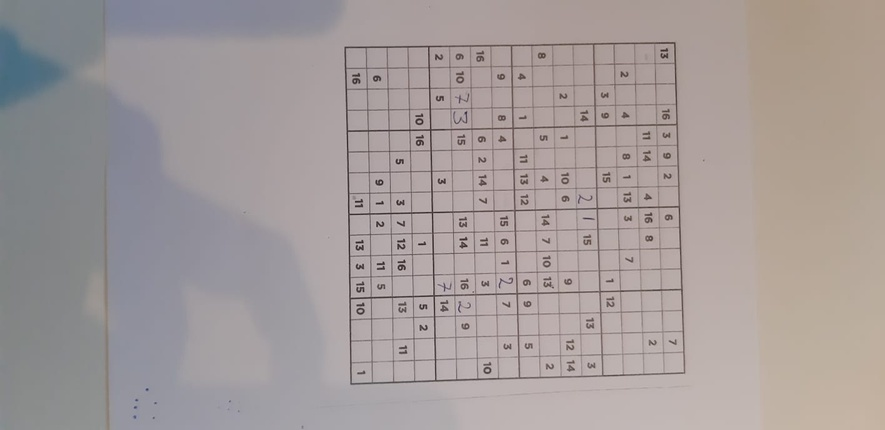
#> input picture sudoku_straight.jpeg, 885 x 430 px, shrunk from 1416 x 688 before the run
$ python flup.py
#> lines starting #> are read from the running program, lines starting #| are printed output that depends on the picture; after the words box and inside, x2 and y2 are one past the last pixel; in counts of white or black regions, pixels touching at a corner belong together
### main_sudoku.py
from skimage import io, color, measure, morphology, filters
from matplotlib import pyplot as plt
from skimage.feature import local_binary_pattern
import numpy as np
import math
from datetime import datetime
startTime = datetime.now()

def preprocess(image_path):
    img = io.imread(image_path)
    img = color.rgb2gray(img)
    img = img - img.min()
    img = img/img.max()
    return img


def get_thresh(image, trh):
    treshed = image < trh
    treshed = np.array(treshed*1)
    return treshed


def edges_binar(image):
    strel  = morphology.disk(1)
    dilate = morphology.dilation(image, strel)
    edges = dilate-image
    return edges


def find_mid(image):
    y = [sum(row)*idx for idx, row in enumerate(image)]
    transposed = image.transpose()
    x = [sum(row)*idx for idx, row in enumerate(transposed)]
    total = sum(sum(image))
    return sum(x)//total, sum(y)//total, [sum(row) for idx, row in enumerate(transposed)], [sum(row) for idx, row in enumerate(image)]


def check_orientation(image):
    y = np.array([sum(row) for row in image if sum(row) > 0])
    transposed = image.transpose()
    x = np.array([sum(row) for row in transposed if sum(row) > 0])

    x = np.convolve(x, np.ones(10)/10, mode = 'valid')
    y = np.convolve(y, np.ones(10)/10, mode = 'valid')

    y =  y - y.min()
    y = y /  y.max()

    x = x - x.min()
    x = x / x.max()

    std = np.std(x) + np.std(y)

    if std <= 0.5:
        return 1
    else:
        return 0


def find_edges(mid_x, mid_y, x, y, thresh):

    min_x_upp = min(x[mid_x:])
    x_upp = [value-min_x_upp for value in x[mid_x:]]
    for idx, value in enumerate(x_upp):
        if value < thresh:
            x_edge_upp = idx+mid_x
            break

    min_x_low = min(x[mid_x::-1])
    x_low = [value - min_x_low for value in x[mid_x::-1]]
    for idx, value in enumerate(x_low):
        if value < thresh:
            x_edge_low = mid_x-idx
            break

    min_y_upp = min(y[mid_y:])
    y_upp = [value-min_y_upp for value in y[mid_y:]]
    for idx, value in enumerate(y_upp):
        if value < thresh:
            y_edge_upp = idx+mid_y
            break

    min_y_low = min(y[mid_y::-1])
    y_low = [value - min_y_low for value in y[mid_y::-1]]
    for idx, value in enumerate(y_low):
        if value < thresh:
            y_edge_low = mid_y-idx
            break

    return [x_edge_upp, x_edge_low], [y_edge_upp,  y_edge_low]


def find_left_right(label_list):
    for idx, value in enumerate(label_list):
        if value > 0:
            left = idx
            break
    for idx, value in enumerate(label_list[::-1]):
        if value > 0:
            right = idx
            break

    return len(label_list)-left-right


def crop_to_edge(image, x_edge, y_edge, mid_x, mid_y):
    image = image[y_edge[1]: y_edge[0],x_edge[1]:x_edge[0]]
    orientation = check_orientation(image)
    labels = morphology.label(image, connectivity=2)
    spread = []

    for label in set(labels.flat):
        if label != 0:
            labels_sort = labels == label
            y_labels_sort = sum(labels_sort)
            transposed = labels_sort.transpose()
            x_labels_sort = sum(transposed)
            spread.append(find_left_right(y_labels_sort) * find_left_right(x_labels_sort))
    # assert( labels.max() != 0 )
    # image = labels == np.argmax(np.bincount(labels.flat)[1:])+1
    image = labels == np.argmax(spread)+1

    x = sum(image)
    transposed = image.transpose()
    y = sum(transposed)

    x = [value*idx for idx, value in enumerate(x)]
    y = [value*idx for idx, value in enumerate(y)]

    mid_x = sum(x)/len(x)
    mid_y = sum(y)/len(y)

    return image, mid_x - x_edge[1], mid_y - y_edge[1], orientation


def get_x_y_pairs(image):
    _, colomns = np.shape(image)
    flat = image.flatten()
    x_y_pair = [[idx%colomns, idx//colomns]  for idx, value in enumerate(flat) if value == 1]
    return x_y_pair


def get_euclidean_distances(x_y_pairs, mid_x, mid_y):
    distances = [ math.sqrt((value[0] - mid_x)**2 + (value[1] - mid_y)**2) for value in x_y_pairs]
    return distances


def get_corners_tilted(x_y_pairs, distances, mid_x, mid_y, x_offset, y_offset):

    dist_upp = 20
    dist_low = 20
    dist_left = 20
    dist_right = 20

    for coord, dist in zip(x_y_pairs, distances):
        x = coord[0] - mid_x
        y = coord[1] - mid_y

        if x < y:
            if (x < -1*y) and (dist > dist_left):
                corn_left = coord
                dist_left = dist
            elif (x > -1*y) and (dist > dist_upp):
                corn_upp = coord
                dist_upp = dist
        elif x > y:
            if (x > -1*y) and (dist > dist_right):
                corn_right = coord
                dist_right = dist
            if (x < -1*y) and (dist > dist_low):
                corn_low = coord
                dist_low = dist

    corners = [corn_left, corn_low, corn_right, corn_upp]
    corners = [[corn[0]+x_offset, corn[1]+y_offset] for corn in corners]
    return corners


# [196 lines left out: functions get_corners_straight, find_rc_b, interpolate, get_sample_points, get_sample_points_row, get_vanishing_point and 2 more, not called in this run]


def main(plot, image_paths):
    if plot == 'yes':
        plt.figure(1)

    for idx, path in enumerate(image_paths):
        image = preprocess(path)
#> in preprocess, img is the input picture: shape (430, 885, 3); mean R, G, B 163.7, 155.1, 154.3
#> in preprocess, `img = img/img.max()`:
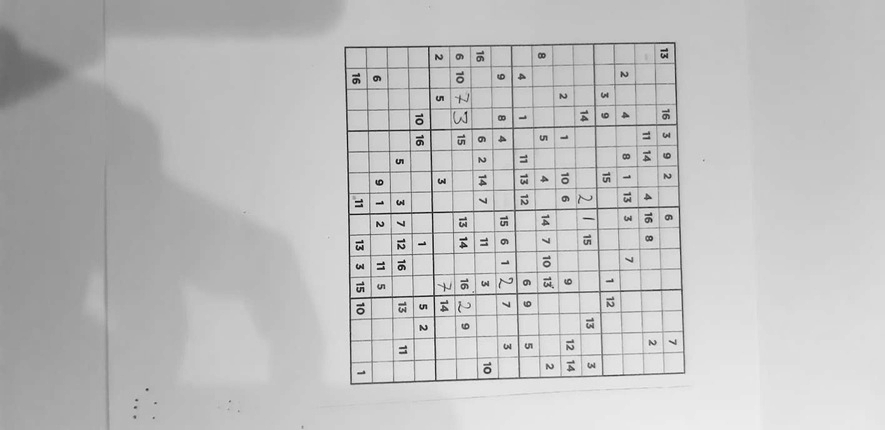
#> img: shape (430, 885) float64; min 0, max 1, mean 0.754
        rows, cols = image.shape
#> rows = 430; cols = 885

        if rows > cols:
            image = np.transpose(image)
            flip = 1
        else:
            flip = 0

        dark = get_thresh(image, 0.6)
#> in get_thresh, `treshed = image < trh`:
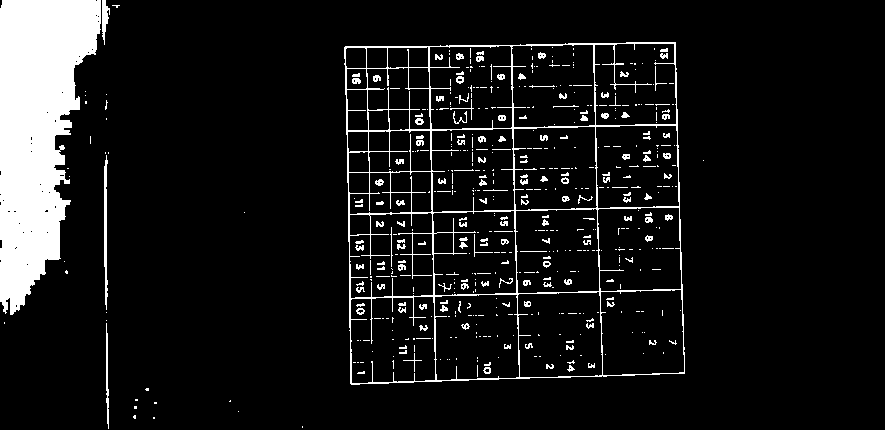
#> treshed: shape (430, 885) bool; 9.2% white; 531 white regions (402 under 20 px), largest, box (x1, y1, x2, y2) and area: (0, 0, 101, 315) 20652, (344, 42, 685, 385) 7522, (104, 155, 108, 310) 415
        edges = edges_binar(dark)
#> in edges_binar, `dilate = morphology.dilation(image, strel)`: dilate: shape (430, 885) int64; values 0 (black) and 1 (white), 14.2% white; 253 white regions (94 under 20 px), largest, box (x1, y1, x2, y2) and area: (0, 0, 111, 316) 21572, (343, 41, 686, 386) 20753, (103, 151, 110, 314) 748
#> in edges_binar, `edges = dilate-image`:
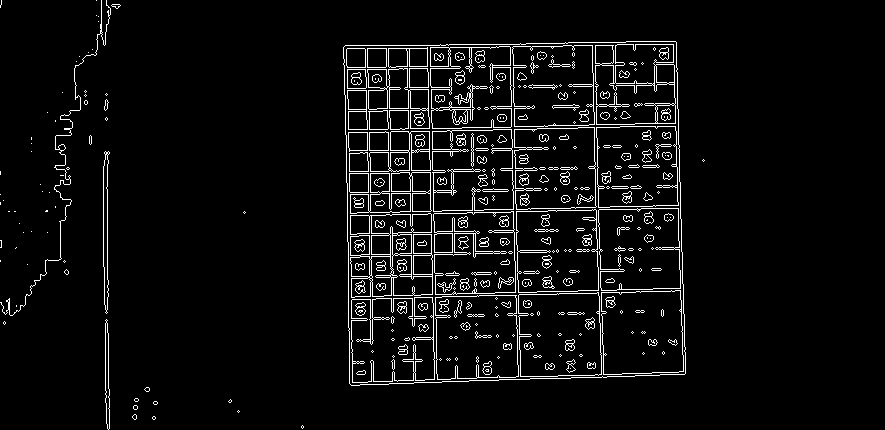
#> edges: shape (430, 885) int64; values 0 (black) and 1 (white), 5% white in thin lines or dots, all inside (x1, y1, x2, y2) = (0, 0, 705, 430)

        mid_x, mid_y, x, y = find_mid(edges)
#> in find_mid, `y = [sum(row)*idx for idx, row in enumerate(image)]`: y = 430 values, max 33088 at index 376, min 0 at index 0, mean 8980.7
#> in find_mid, `transposed = image.transpose()`:
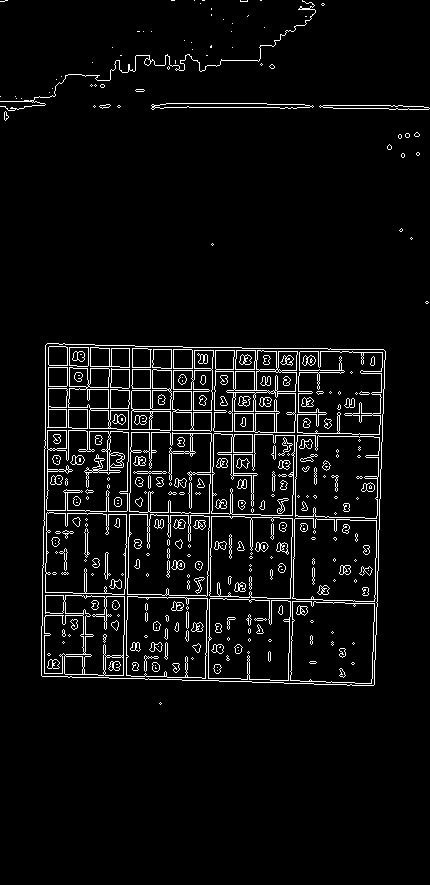
#> transposed: shape (885, 430) int64; values 0 (black) and 1 (white), 5% white in thin lines or dots, all inside (x1, y1, x2, y2) = (0, 0, 430, 705)
#> in find_mid, `x = [sum(row)*idx for idx, row in enumerate(transposed)]`: x = 885 values, max 57120 at index 595, min 0 at index 0, mean 10012.3
#> in find_mid, `total = sum(sum(image))`: total = 19067
#> mid_x = 464; mid_y = 202; x = 885 values, max 171 at index 107, min 0 at index 121, mean 21.54; y = 430 values, max 156 at index 45, min 1 at index 429, mean 44.34
        x_edge, y_edge = find_edges(mid_x, mid_y, x, y,2)
#> in find_edges, `min_x_upp = min(x[mid_x:])`: min_x_upp = 0
#> in find_edges, `x_upp = [value-min_x_upp for value in x[mid_x:]]`: x_upp = 421 values, max 105 at index 49, min 0 at index 222, mean 23.55
#> the loop in find_edges, `for idx, value in enumerate(x_upp):` made 223 passes
#> x_edge_upp on pass 223: 686
#> value on passes 1 to 6: 55, 53, 49, 63, 42, 57
#> in find_edges, `min_x_low = min(x[mid_x::-1])`: min_x_low = 0
#> in find_edges, `x_low = [value - min_x_low for value in x[mid_x::-1]]`: x_low = 465 values, max 171 at index 357, min 0 at index 122, mean 19.8
#> the loop in find_edges, `for idx, value in enumerate(x_low):` made 123 passes
#> x_edge_low on pass 123: 342
#> value on passes 1 to 6: 55, 55, 51, 62, 65, 52
#> in find_edges, `min_y_upp = min(y[mid_y:])`: min_y_upp = 1
#> in find_edges, `y_upp = [value-min_y_upp for value in y[mid_y:]]`: y_upp = 228 values, max 104 at index 89, min 0 at index 227, mean 40.55
#> the loop in find_edges, `for idx, value in enumerate(y_upp):` made 185 passes
#> y_edge_upp on pass 185: 386
#> value on passes 1 to 6: 46, 42, 41, 64, 68, 62
#> in find_edges, `min_y_low = min(y[mid_y::-1])`: min_y_low = 2
#> in find_edges, `y_low = [value - min_y_low for value in y[mid_y::-1]]`: y_low = 203 values, max 154 at index 157, min 0 at index 173, mean 45.49
#> the loop in find_edges, `for idx, value in enumerate(y_low):` made 163 passes
#> y_edge_low on pass 163: 40
#> value on passes 1 to 6: 45, 48, 55, 65, 55, 40
#> x_edge = [686, 342]; y_edge = [386, 40]

        edges, mid_x_new, mid_y_new, orientation = crop_to_edge(edges, x_edge, y_edge, mid_x, mid_y)
#> in crop_to_edge, `image = image[y_edge[1]: y_edge[0],x_edge[1]:x_edge[0]]`:
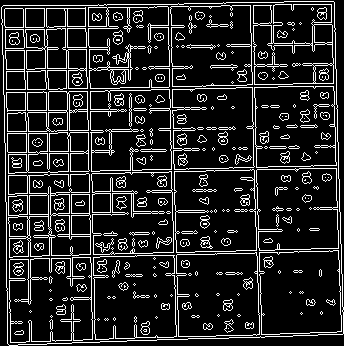
#> image: shape (346, 344) int64; values 0 (black) and 1 (white), 14.8% white in thin lines or dots
#> in check_orientation, `y = np.array([sum(row) for row in image if sum(row) > 0])`: y = 345 values, max 154 at index 4, min 9 at index 344, mean 51
#> in check_orientation, `x = np.array([sum(row) for row in transposed if sum(row) > 0])`: x = 343 values, max 139 at index 5, min 14 at index 0, mean 51.3
#> in check_orientation, `x = np.convolve(x, np.ones(10)/10, mode = 'valid')`: x = 334 values, max 87.1 at index 20, min 26.9 at index 291, mean 51.19
#> in check_orientation, `y = np.convolve(y, np.ones(10)/10, mode = 'valid')`: y = 336 values, max 79.2 at index 82, min 22.4 at index 283, mean 50.78
#> in check_orientation, `y =  y - y.min()`: y = 336 values, max 56.8 at index 82, min 0 at index 283, mean 28.38
#> in check_orientation, `y = y /  y.max()`: y = 336 values, max 1 at index 82, min 0 at index 283, mean 0.5
#> in check_orientation, `x = x - x.min()`: x = 334 values, max 60.2 at index 20, min 0 at index 291, mean 24.29
#> in check_orientation, `x = x / x.max()`: x = 334 values, max 1 at index 20, min 0 at index 291, mean 0.404
#> in check_orientation, `std = np.std(x) + np.std(y)`: std = 0.508
#> in crop_to_edge, `orientation = check_orientation(image)`: orientation = 0
#> in crop_to_edge, `labels = morphology.label(image, connectivity=2)`:
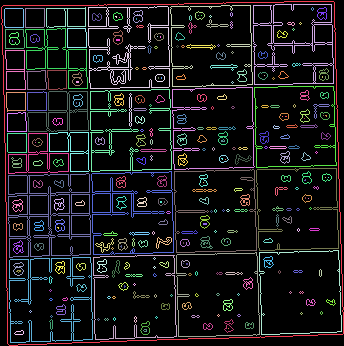
#> labels: shape (346, 344) int64; 305 distinct labels, from 0 to 304; one colour per label, 0 black
#> the loop in crop_to_edge, `for label in set(labels.flat):` made 305 passes
#> pass 3, in crop_to_edge, `transposed = labels_sort.transpose()`:
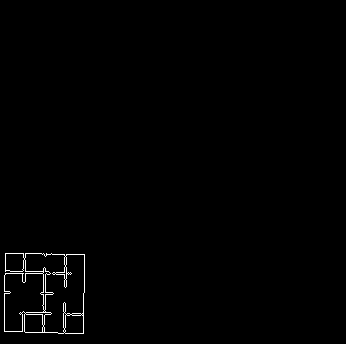
#> transposed: shape (344, 346) bool; 0.72% white in thin lines or dots, all inside (x1, y1, x2, y2) = (4, 253, 85, 334)
#> after the loop in crop_to_edge, `for label in set(labels.flat):`: spread = 304 values, max 118335 at index 0, min 1 at index 15, mean 812.2
#> in crop_to_edge, `x = sum(image)`: x = 344 values, max 88 at index 6, min 0 at index 0, mean 3.88
#> in crop_to_edge, `y = sum(transposed)`: y = 346 values, max 102 at index 5, min 0 at index 0, mean 3.86
#> in crop_to_edge, `x = [value*idx for idx, value in enumerate(x)]`: x = 344 values, max 13400 at index 335, min 0 at index 0, mean 663.3
#> in crop_to_edge, `y = [value*idx for idx, value in enumerate(y)]`: y = 346 values, max 14196 at index 338, min 0 at index 0, mean 662.8
#> in crop_to_edge, `mid_x = sum(x)/len(x)`: mid_x = 663.3
#> in crop_to_edge, `mid_y = sum(y)/len(y)`: mid_y = 662.8
#> mid_x_new = 321.3; mid_y_new = 622.8; orientation = 0

        x_y_pairs = get_x_y_pairs(edges)
#> in get_x_y_pairs, `x_y_pair = [[idx%colomns, idx//colomns]  for idx, value in enumerate(f..`: x_y_pair = 1336 pairs, first value 1 to 343, second value 1 to 345
#> x_y_pairs has the same summary as x_y_pair in get_x_y_pairs
        distances = get_euclidean_distances(x_y_pairs, mid_x_new, mid_y_new)
#> in get_euclidean_distances, `distances = [ math.sqrt((value[0] - mid_x)**2 + (value[1] - mid_y)**2)..`: distances = 1336 values, max 694.9 at index 233, min 287.8 at index 1042, mean 495.5

        if orientation == 1:
            corners = get_corners_straight(x_y_pairs, distances, mid_x_new, mid_y_new, x_edge[1], y_edge[1])
        else:
            corners = get_corners_tilted(x_y_pairs, distances, mid_x_new, mid_y_new, x_edge[1], y_edge[1])
#> the loop in get_corners_tilted, `for coord, dist in zip(x_y_pairs, distances):` made 1336 passes
#> (dist, x, y, corn_low, dist_low) on passes 1, 51: (622.9, -37.26, -621.8, [284, 1], 622.9), (628.5, -98.26, -620.8, [223, 2], 628.5)
#> (x, y, corn_low, dist_low) on passes 111, 154, 234: (-143.3, -619.8, [178, 3], 636.1), (-223.3, -618.8, [98, 4], 657.8), (-318.3, -617.8, [3, 5], 694.9)
#> after the loop in get_corners_tilted, `for coord, dist in zip(x_y_pairs, distances):`: dist_left = 444.1; dist_low = 694.9; dist_right = 20


        cropped_img = translate_crop(corners, image, 250, flip)
        print(datetime.now() - startTime)

        if plot == 'yes':
            plt.subplot(2, 4, idx+5)
            plt.imshow(cropped_img, cmap = 'gray')
            plt.subplot(2,4,idx+1)
            plt.imshow(image, cmap = 'gray')
    plt.show()
#image_paths =  ['sudoku_straight.jpeg','sudoku_diag.jpeg', 'sudoku_diag_tilted.jpeg', 'sudoku_straight_tilted.jpeg']
#main('yes', image_paths)

### flup.py
import main_sudoku as sud

image_paths =  ['sudoku_straight.jpeg','sudoku_diag.jpeg', 'sudoku_diag_tilted.jpeg', 'sudoku_straight_tilted.jpeg']
path = 'test.jpeg'


#sud.test('test.jpeg', 4)
#> (the run stopped early here; a loop or call above may not have finished)
